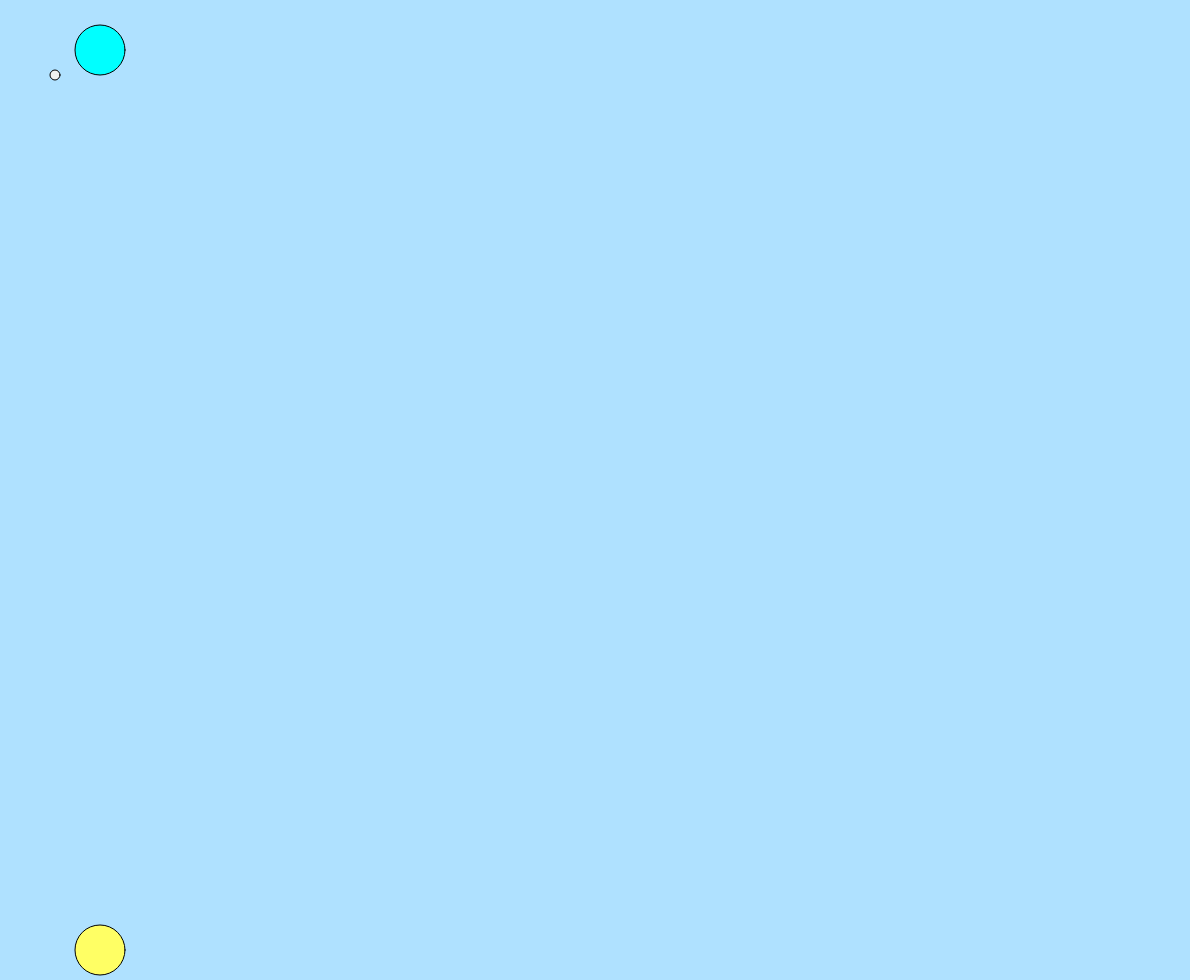
Frame 1 (no input)
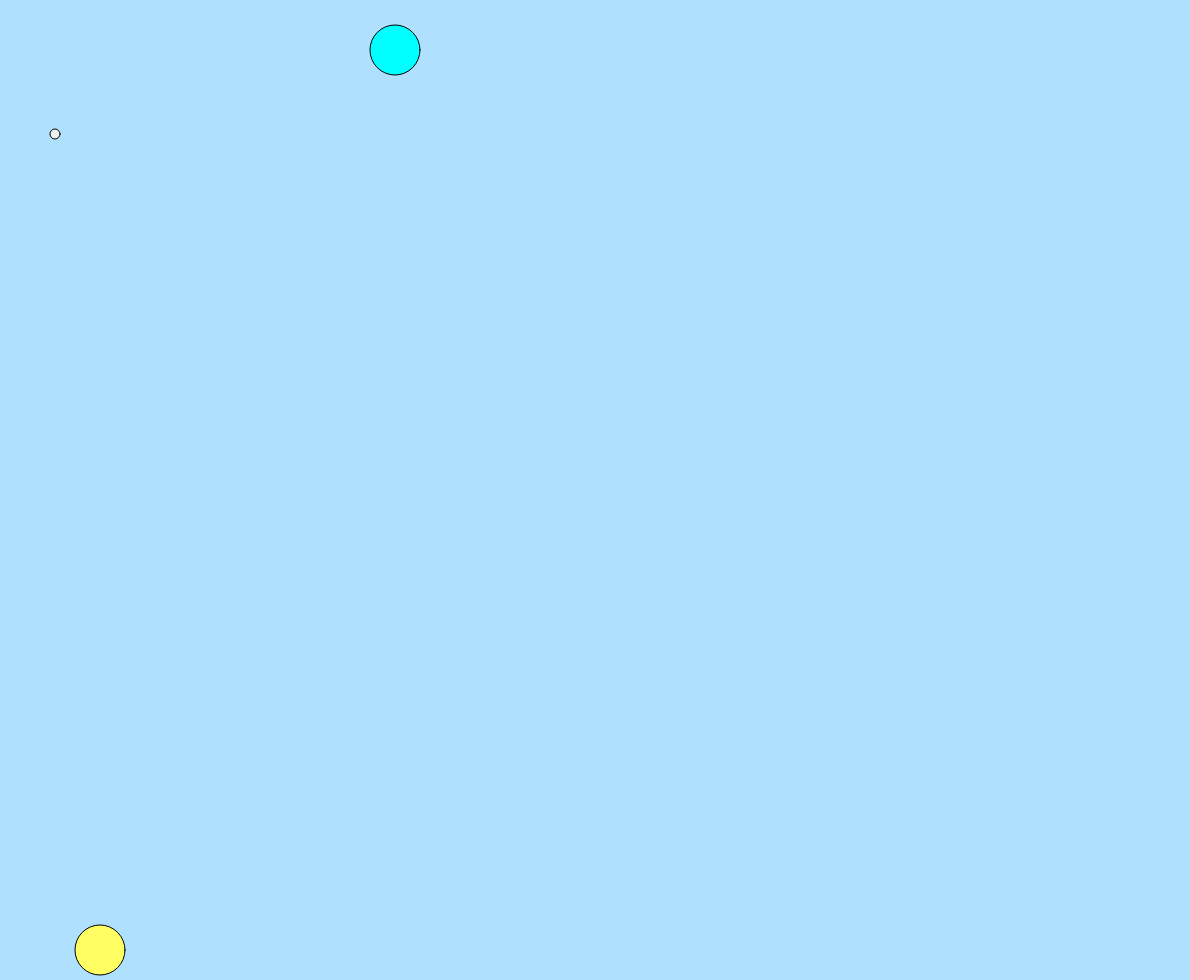
Frame 60 (no input)
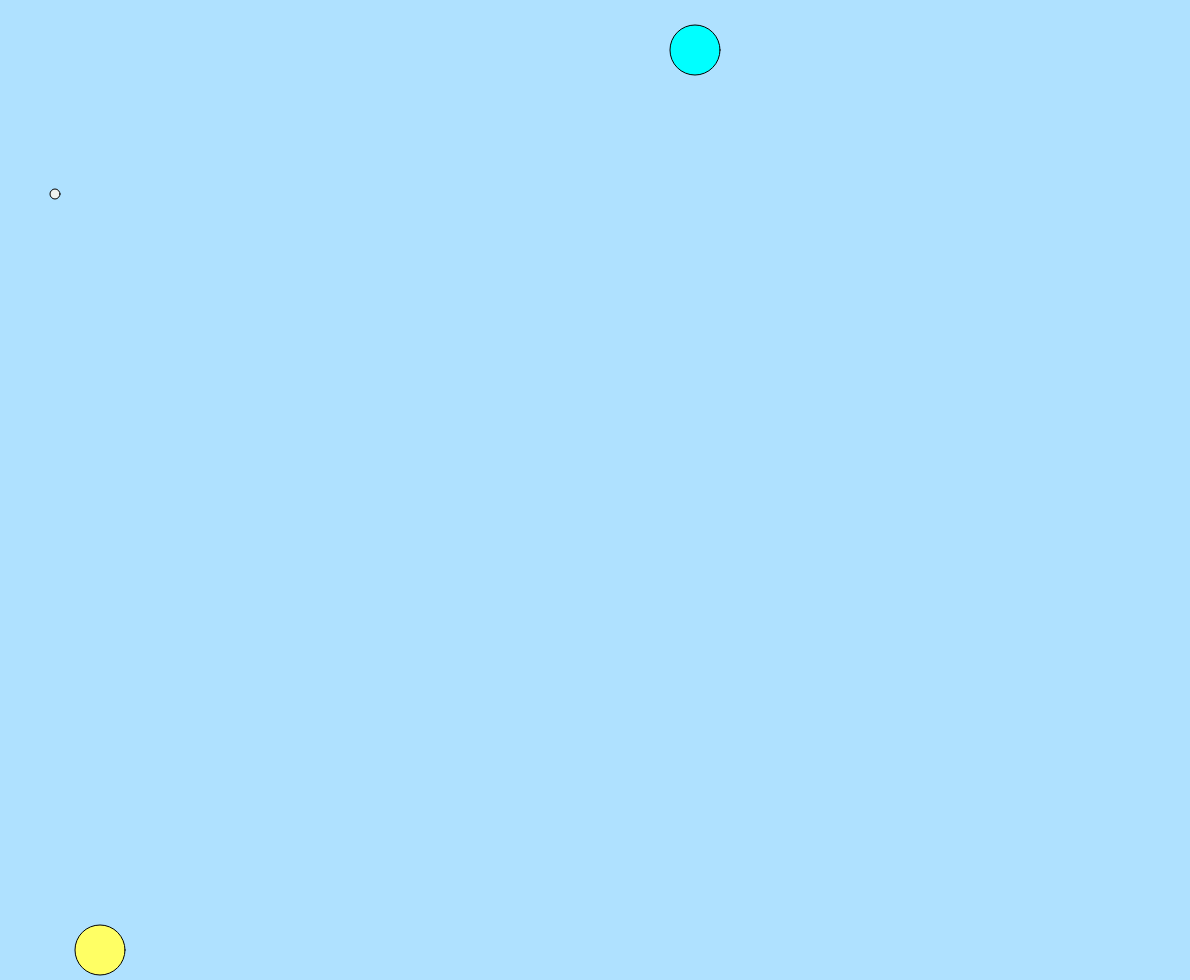
Frame 120 (the mouse pressed at the canvas centre since frame 60)

The p5.js sketch that drew these frames (run headless with seeded random() and noise() and a simulated clock; from frame 60 on, the mouse is pressed at the canvas centre):

// p5.js sketch
// ── sketch.js
function setup() {
  createCanvas(windowWidth-10, windowHeight-20);
  smooth();
}

let dudePosition = 100;
let birdPosition = 100;
let poopPosition = 75;

function draw(){
  // background
  background(175, 225, 255);
  dude();
  bird();
}

function dude(){
  if (keyIsDown(LEFT_ARROW) && dudePosition>=40) { dudePosition -= 10 }
  if (keyIsDown(RIGHT_ARROW) && dudePosition<=windowWidth-45) { dudePosition += 10 }
  fill(255,255,100);
  if (keyIsDown(32)){ fill(255,0,0)}
  ellipse(dudePosition, windowHeight-50, 50, 50);
}

function bird(){
  fill(0,255,255);
  ellipse(birdPosition, 50, 50, 50);

  if(birdPosition>windowWidth){
    birdPosition = 0
  }

  birdPosition+=5
  poop(birdPosition)
}

function poop(birdPosition){
  fill(240,242,240);
  const poopX = birdPosition
  console.log(String(poopX))
  ellipse(55, poopPosition, 10, 10);
  poopPosition++;

}

// ── bird.js
class Bird {
  constructor(){
    this.x = random(windowWidth)
    this.y = random(20, 200)
    this.birdSpeed = random(2,8)
  }

  renderBird() {
    fill(0,255,255);
    ellipse(this.x, this.y, 50, 50);

    if(this.x>windowWidth){
      this.x = 0
    }

    this.x+=this.birdSpeed
  }

  renderEgg() {
    let egg = new Egg(this.x, this.y)
    return egg
    // egg.eggDrop()
  }
}

// ── dude.js
class Dude {
  constructor(xPosition, yPosition=0){
    this.xPosition = xPosition
    this.yPosition = yPosition
  }
}

// ── egg.js
class Egg {
  constructor(x, y){
    this.x = x
    this.y = y
    this.eggSpeed = random(1,10)
  }

  show(){
    fill(240,242,240)
    ellipse(this.x, this.y, 10, 10);
  }

  update(){
    this.y+=this.eggSpeed
  }
}

// ── poop.js
class Poop {
  constructor(x, y){
    this.x = x
    this.y = y
    this.poopSpeed = random(1,4)
  }

  poopDrop() {
    fill(240,242,240)
    ellipse(this.x, this.y, 10, 10);
    this.y+=this.poopSpeed
  }

}
